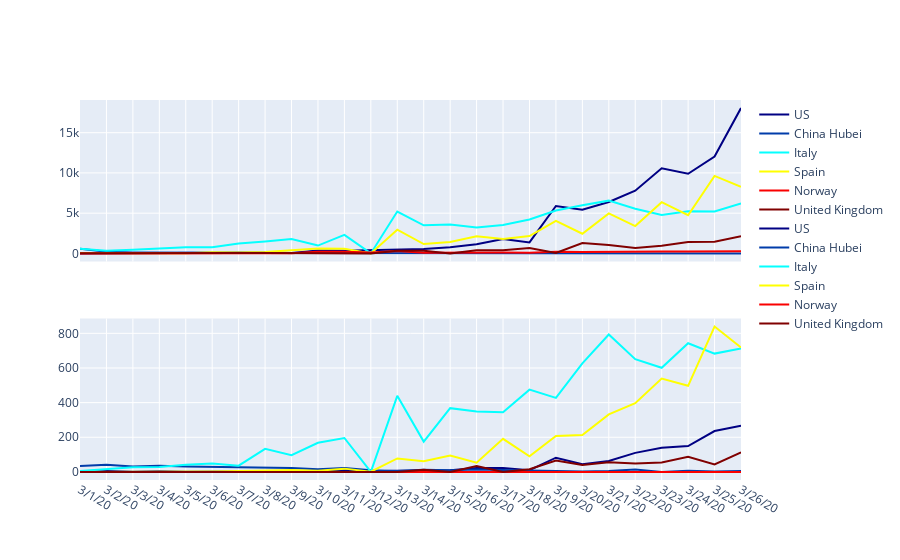

Source (notebook cell):
### Code cell
country2states = {'US': [None], 'China': ['Hubei'], 'Italy': [None], 'Spain': [None], 'Norway': [None], 'United Kingdom': [None]}

df_confirmed, df_confirmed_diff = prepro(country2states, df_confirmed_raw, 'confirmed')
df_deaths, df_deaths_diff = prepro(country2states, df_deaths_raw, 'deaths')

plot_confirmed_plus_deaths_fancy(df_confirmed_diff, df_deaths_diff, "diff", "2020-03-01")

### Figure 1 — Plotly figure (JSON) as saved in the notebook; plotly's stock layout.template omitted (floating-point values rounded to 4 significant figures)
{"data": [{"line": {"color": "rgb(0,0,131)"}, "mode": "lines", "name": "US", "type": "scatter", "x": ["3/1/20", "3/2/20", "3/3/20", "3/4/20", "3/5/20", "3/6/20", "3/7/20", "3/8/20", "3/9/20", "3/10/20", "3/11/20", "3/12/20", "3/13/20", "3/14/20", "3/15/20", "3/16/20", "3/17/20", "3/18/20", "3/19/20", "3/20/20", "3/21/20", "3/22/20", "3/23/20", "3/24/20", "3/25/20", "3/26/20"], "xaxis": "x", "y": [6, 24, 20, 31, 68, 45, 140, 116, 65, 376, 322, 382, 516, 548, 772, 1133, 1789, 1362, 5894, 5423, 6389, 7787, 10571, 9893, 12038, 18058], "yaxis": "y"}, {"line": {"color": "rgb(0,60,170)"}, "mode": "lines", "name": "China Hubei", "type": "scatter", "x": ["3/1/20", "3/2/20", "3/3/20", "3/4/20", "3/5/20", "3/6/20", "3/7/20", "3/8/20", "3/9/20", "3/10/20", "3/11/20", "3/12/20", "3/13/20", "3/14/20", "3/15/20", "3/16/20", "3/17/20", "3/18/20", "3/19/20", "3/20/20", "3/21/20", "3/22/20", "3/23/20", "3/24/20", "3/25/20", "3/26/20"], "xaxis": "x", "y": [570, 196, 114, 115, 134, 126, 74, 41, 36, 17, 13, 8, 5, 4, 4, 4, 1, 1, 0, 0, 0, 0, 0, 1, 0, 0], "yaxis": "y"}, {"line": {"color": "rgb(5,255,255)"}, "mode": "lines", "name": "Italy", "type": "scatter", "x": ["3/1/20", "3/2/20", "3/3/20", "3/4/20", "3/5/20", "3/6/20", "3/7/20", "3/8/20", "3/9/20", "3/10/20", "3/11/20", "3/12/20", "3/13/20", "3/14/20", "3/15/20", "3/16/20", "3/17/20", "3/18/20", "3/19/20", "3/20/20", "3/21/20", "3/22/20", "3/23/20", "3/24/20", "3/25/20", "3/26/20"], "xaxis": "x", "y": [566, 342, 466, 587, 769, 778, 1247, 1492, 1797, 977, 2313, 0, 5198, 3497, 3590, 3233, 3526, 4207, 5322, 5986, 6557, 5560, 4789, 5249, 5210, 6203], "yaxis": "y"}, {"line": {"color": "rgb(255,255,0)"}, "mode": "lines", "name": "Spain", "type": "scatter", "x": ["3/1/20", "3/2/20", "3/3/20", "3/4/20", "3/5/20", "3/6/20", "3/7/20", "3/8/20", "3/9/20", "3/10/20", "3/11/20", "3/12/20", "3/13/20", "3/14/20", "3/15/20", "3/16/20", "3/17/20", "3/18/20", "3/19/20", "3/20/20", "3/21/20", "3/22/20", "3/23/20", "3/24/20", "3/25/20", "3/26/20"], "xaxis": "x", "y": [39, 36, 45, 57, 37, 141, 100, 173, 400, 622, 582, 0, 2955, 1159, 1407, 2144, 1806, 2162, 4053, 2447, 4964, 3394, 6368, 4749, 9630, 8271], "yaxis": "y"}, {"line": {"color": "rgb(250,0,0)"}, "mode": "lines", "name": "Norway", "type": "scatter", "x": ["3/1/20", "3/2/20", "3/3/20", "3/4/20", "3/5/20", "3/6/20", "3/7/20", "3/8/20", "3/9/20", "3/10/20", "3/11/20", "3/12/20", "3/13/20", "3/14/20", "3/15/20", "3/16/20", "3/17/20", "3/18/20", "3/19/20", "3/20/20", "3/21/20", "3/22/20", "3/23/20", "3/24/20", "3/25/20", "3/26/20"], "xaxis": "x", "y": [4, 6, 7, 24, 31, 21, 39, 29, 29, 195, 198, 104, 294, 94, 131, 112, 130, 87, 196, 168, 204, 267, 236, 242, 221, 285], "yaxis": "y"}, {"line": {"color": "rgb(128,0,0)"}, "mode": "lines", "name": "United Kingdom", "type": "scatter", "x": ["3/1/20", "3/2/20", "3/3/20", "3/4/20", "3/5/20", "3/6/20", "3/7/20", "3/8/20", "3/9/20", "3/10/20", "3/11/20", "3/12/20", "3/13/20", "3/14/20", "3/15/20", "3/16/20", "3/17/20", "3/18/20", "3/19/20", "3/20/20", "3/21/20", "3/22/20", "3/23/20", "3/24/20", "3/25/20", "3/26/20"], "xaxis": "x", "y": [13, 4, 11, 34, 30, 48, 43, 67, 48, 61, 74, 0, 342, 342, 0, 403, 407, 676, 63, 1294, 1035, 665, 967, 1427, 1452, 2129], "yaxis": "y"}, {"line": {"color": "rgb(0,0,131)"}, "mode": "lines", "name": "US", "type": "scatter", "x": ["3/1/20", "3/2/20", "3/3/20", "3/4/20", "3/5/20", "3/6/20", "3/7/20", "3/8/20", "3/9/20", "3/10/20", "3/11/20", "3/12/20", "3/13/20", "3/14/20", "3/15/20", "3/16/20", "3/17/20", "3/18/20", "3/19/20", "3/20/20", "3/21/20", "3/22/20", "3/23/20", "3/24/20", "3/25/20", "3/26/20"], "xaxis": "x2", "y": [0, 5, 1, 4, 1, 2, 3, 4, 1, 6, 8, 4, 7, 7, 9, 22, 23, 10, 82, 44, 63, 110, 140, 149, 236, 267], "yaxis": "y2"}, {"line": {"color": "rgb(0,60,170)"}, "mode": "lines", "name": "China Hubei", "type": "scatter", "x": ["3/1/20", "3/2/20", "3/3/20", "3/4/20", "3/5/20", "3/6/20", "3/7/20", "3/8/20", "3/9/20", "3/10/20", "3/11/20", "3/12/20", "3/13/20", "3/14/20", "3/15/20", "3/16/20", "3/17/20", "3/18/20", "3/19/20", "3/20/20", "3/21/20", "3/22/20", "3/23/20", "3/24/20", "3/25/20", "3/26/20"], "xaxis": "x2", "y": [34, 42, 32, 36, 31, 29, 28, 27, 22, 16, 22, 10, 6, 13, 10, 14, 12, 11, 8, 3, 6, 14, 0, 7, 3, 6], "yaxis": "y2"}, {"line": {"color": "rgb(5,255,255)"}, "mode": "lines", "name": "Italy", "type": "scatter", "x": ["3/1/20", "3/2/20", "3/3/20", "3/4/20", "3/5/20", "3/6/20", "3/7/20", "3/8/20", "3/9/20", "3/10/20", "3/11/20", "3/12/20", "3/13/20", "3/14/20", "3/15/20", "3/16/20", "3/17/20", "3/18/20", "3/19/20", "3/20/20", "3/21/20", "3/22/20", "3/23/20", "3/24/20", "3/25/20", "3/26/20"], "xaxis": "x2", "y": [5, 18, 27, 28, 41, 49, 36, 133, 97, 168, 196, 0, 439, 175, 368, 349, 345, 475, 427, 627, 793, 651, 601, 743, 683, 712], "yaxis": "y2"}, {"line": {"color": "rgb(255,255,0)"}, "mode": "lines", "name": "Spain", "type": "scatter", "x": ["3/1/20", "3/2/20", "3/3/20", "3/4/20", "3/5/20", "3/6/20", "3/7/20", "3/8/20", "3/9/20", "3/10/20", "3/11/20", "3/12/20", "3/13/20", "3/14/20", "3/15/20", "3/16/20", "3/17/20", "3/18/20", "3/19/20", "3/20/20", "3/21/20", "3/22/20", "3/23/20", "3/24/20", "3/25/20", "3/26/20"], "xaxis": "x2", "y": [0, 0, 1, 1, 1, 2, 5, 7, 11, 7, 19, 1, 78, 62, 94, 53, 191, 90, 207, 213, 332, 397, 539, 497, 839, 718], "yaxis": "y2"}, {"line": {"color": "rgb(250,0,0)"}, "mode": "lines", "name": "Norway", "type": "scatter", "x": ["3/1/20", "3/2/20", "3/3/20", "3/4/20", "3/5/20", "3/6/20", "3/7/20", "3/8/20", "3/9/20", "3/10/20", "3/11/20", "3/12/20", "3/13/20", "3/14/20", "3/15/20", "3/16/20", "3/17/20", "3/18/20", "3/19/20", "3/20/20", "3/21/20", "3/22/20", "3/23/20", "3/24/20", "3/25/20", "3/26/20"], "xaxis": "x2", "y": [0, 0, 0, 0, 0, 0, 0, 0, 0, 0, 0, 0, 0, 3, 0, 0, 0, 3, 1, 0, 0, 0, 3, 2, 2, 0], "yaxis": "y2"}, {"line": {"color": "rgb(128,0,0)"}, "mode": "lines", "name": "United Kingdom", "type": "scatter", "x": ["3/1/20", "3/2/20", "3/3/20", "3/4/20", "3/5/20", "3/6/20", "3/7/20", "3/8/20", "3/9/20", "3/10/20", "3/11/20", "3/12/20", "3/13/20", "3/14/20", "3/15/20", "3/16/20", "3/17/20", "3/18/20", "3/19/20", "3/20/20", "3/21/20", "3/22/20", "3/23/20", "3/24/20", "3/25/20", "3/26/20"], "xaxis": "x2", "y": [0, 0, 0, 0, 1, 1, 0, 1, 1, 2, 2, 0, 0, 13, 0, 34, 0, 16, 66, 40, 56, 48, 54, 87, 43, 113], "yaxis": "y2"}], "layout": {"xaxis": {"anchor": "y", "domain": [0, 1], "matches": "x2", "showticklabels": false}, "xaxis2": {"anchor": "y2", "domain": [0, 1]}, "yaxis": {"anchor": "x", "domain": [0.575, 1]}, "yaxis2": {"anchor": "x2", "domain": [0, 0.425]}}}
